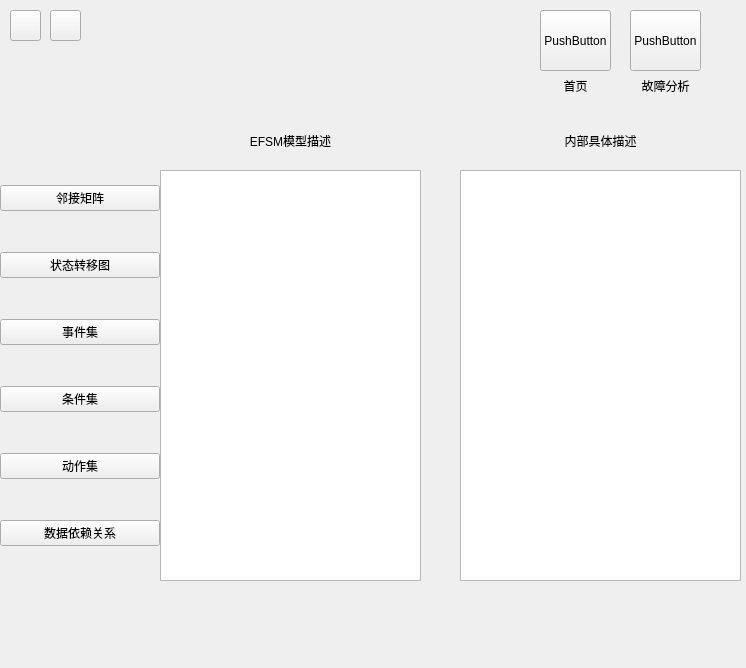
<?xml version="1.0" encoding="UTF-8"?>
<ui version="4.0">
 <class>Form</class>
 <widget class="QWidget" name="Form">
  <property name="geometry">
   <rect>
    <x>0</x>
    <y>0</y>
    <width>746</width>
    <height>668</height>
   </rect>
  </property>
  <property name="windowTitle">
   <string>Form</string>
  </property>
  <widget class="QTextBrowser" name="textBrowser">
   <property name="geometry">
    <rect>
     <x>460</x>
     <y>170</y>
     <width>281</width>
     <height>411</height>
    </rect>
   </property>
  </widget>
  <widget class="QPushButton" name="pushButton_1">
   <property name="geometry">
    <rect>
     <x>10</x>
     <y>10</y>
     <width>31</width>
     <height>31</height>
    </rect>
   </property>
   <property name="text">
    <string/>
   </property>
  </widget>
  <widget class="QPushButton" name="pushButton_2">
   <property name="geometry">
    <rect>
     <x>50</x>
     <y>10</y>
     <width>31</width>
     <height>31</height>
    </rect>
   </property>
   <property name="text">
    <string/>
   </property>
  </widget>
  <widget class="QWidget" name="verticalLayoutWidget">
   <property name="geometry">
    <rect>
     <x>0</x>
     <y>150</y>
     <width>160</width>
     <height>431</height>
    </rect>
   </property>
   <layout class="QVBoxLayout" name="verticalLayout">
    <item>
     <widget class="QPushButton" name="pushButton_4">
      <property name="text">
       <string>邻接矩阵</string>
      </property>
     </widget>
    </item>
    <item>
     <widget class="QPushButton" name="pushButton_5">
      <property name="text">
       <string>状态转移图</string>
      </property>
     </widget>
    </item>
    <item>
     <widget class="QPushButton" name="pushButton_6">
      <property name="text">
       <string>事件集</string>
      </property>
     </widget>
    </item>
    <item>
     <widget class="QPushButton" name="pushButton_7">
      <property name="text">
       <string>条件集</string>
      </property>
     </widget>
    </item>
    <item>
     <widget class="QPushButton" name="pushButton_8">
      <property name="text">
       <string>动作集</string>
      </property>
     </widget>
    </item>
    <item>
     <widget class="QPushButton" name="pushButton_9">
      <property name="text">
       <string>数据依赖关系</string>
      </property>
     </widget>
    </item>
   </layout>
  </widget>
  <widget class="QTextBrowser" name="textBrowser_2">
   <property name="geometry">
    <rect>
     <x>160</x>
     <y>170</y>
     <width>261</width>
     <height>411</height>
    </rect>
   </property>
  </widget>
  <widget class="QPushButton" name="pushButton">
   <property name="geometry">
    <rect>
     <x>540</x>
     <y>10</y>
     <width>71</width>
     <height>61</height>
    </rect>
   </property>
   <property name="text">
    <string>PushButton</string>
   </property>
  </widget>
  <widget class="QPushButton" name="pushButton_3">
   <property name="geometry">
    <rect>
     <x>630</x>
     <y>10</y>
     <width>71</width>
     <height>61</height>
    </rect>
   </property>
   <property name="text">
    <string>PushButton</string>
   </property>
  </widget>
  <widget class="QLabel" name="label">
   <property name="geometry">
    <rect>
     <x>190</x>
     <y>120</y>
     <width>201</width>
     <height>41</height>
    </rect>
   </property>
   <property name="text">
    <string>EFSM模型描述</string>
   </property>
   <property name="alignment">
    <set>Qt::AlignCenter</set>
   </property>
  </widget>
  <widget class="QLabel" name="label_2">
   <property name="geometry">
    <rect>
     <x>500</x>
     <y>120</y>
     <width>201</width>
     <height>41</height>
    </rect>
   </property>
   <property name="text">
    <string>内部具体描述</string>
   </property>
   <property name="alignment">
    <set>Qt::AlignCenter</set>
   </property>
  </widget>
  <widget class="QLabel" name="label_3">
   <property name="geometry">
    <rect>
     <x>540</x>
     <y>70</y>
     <width>71</width>
     <height>31</height>
    </rect>
   </property>
   <property name="text">
    <string>首页</string>
   </property>
   <property name="alignment">
    <set>Qt::AlignCenter</set>
   </property>
  </widget>
  <widget class="QLabel" name="label_4">
   <property name="geometry">
    <rect>
     <x>630</x>
     <y>70</y>
     <width>71</width>
     <height>31</height>
    </rect>
   </property>
   <property name="text">
    <string>故障分析</string>
   </property>
   <property name="alignment">
    <set>Qt::AlignCenter</set>
   </property>
  </widget>
 </widget>
 <resources/>
 <connections>
  <connection>
   <sender>pushButton_1</sender>
   <signal>clicked()</signal>
   <receiver>Form</receiver>
   <slot>close()</slot>
   <hints>
    <hint type="sourcelabel">
     <x>22</x>
     <y>25</y>
    </hint>
    <hint type="destinationlabel">
     <x>21</x>
     <y>53</y>
    </hint>
   </hints>
  </connection>
  <connection>
   <sender>pushButton_2</sender>
   <signal>clicked()</signal>
   <receiver>Form</receiver>
   <slot>lower()</slot>
   <hints>
    <hint type="sourcelabel">
     <x>64</x>
     <y>29</y>
    </hint>
    <hint type="destinationlabel">
     <x>62</x>
     <y>56</y>
    </hint>
   </hints>
  </connection>
 </connections>
</ui>
